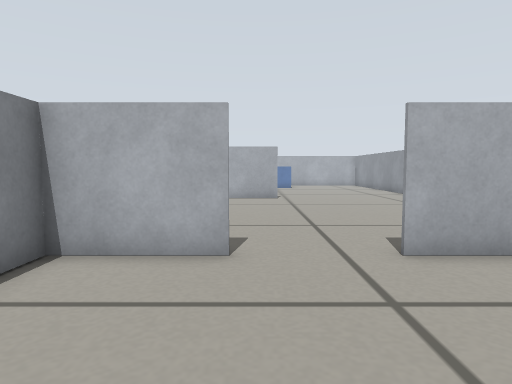
View 1 (above)

19 first-person views from a walk through a robot-simulator world made for Gazebo. The camera is 0.29 m above the floor, tilts 4° down and sees 75° across. The floor is counted in squares, 0.2 m on a side. Each view is taken from the middle of a square. On the plan, view 1 faces up. The plan holds only what a view shows up to about 15 squares ahead; the rest is blank.

View 2
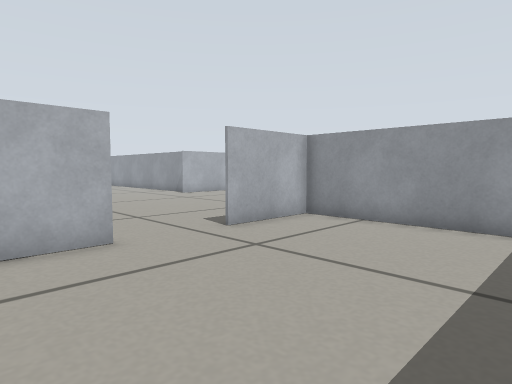

View 3
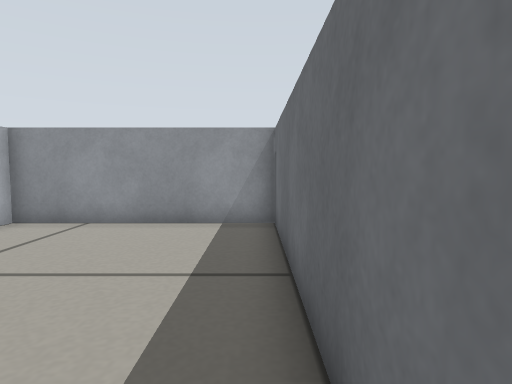

View 4
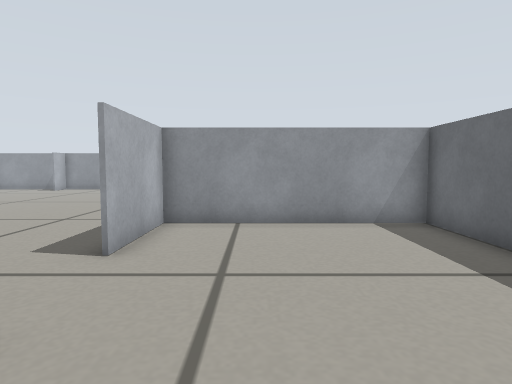

View 5
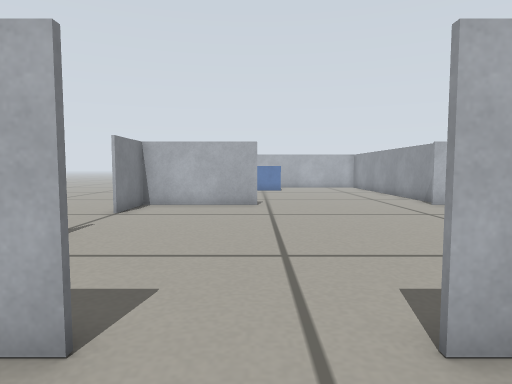

View 6
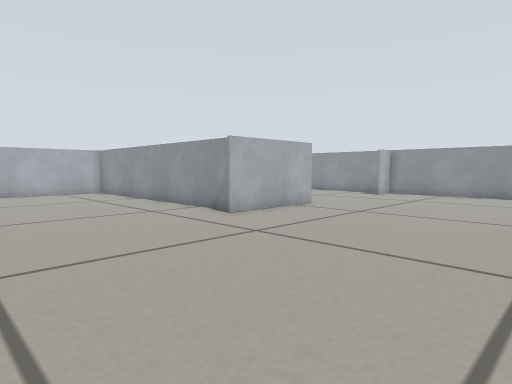

View 7
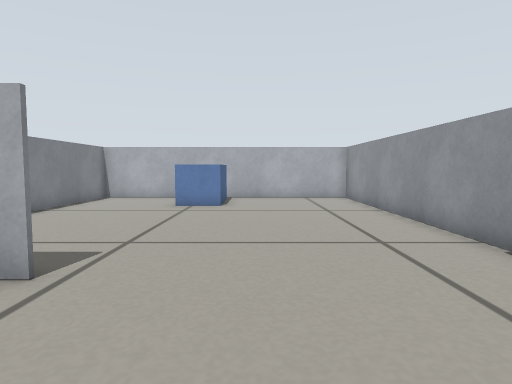

View 8
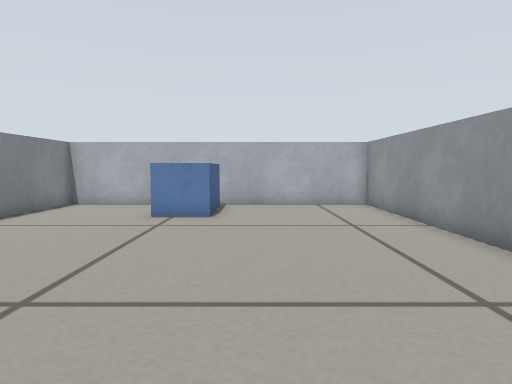

View 9
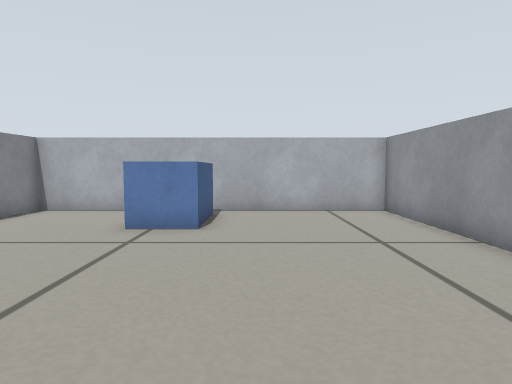

View 10
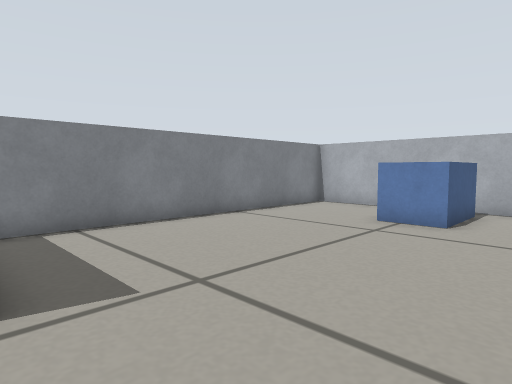

View 11
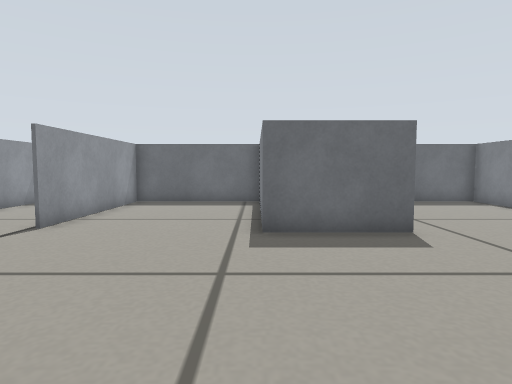

View 12
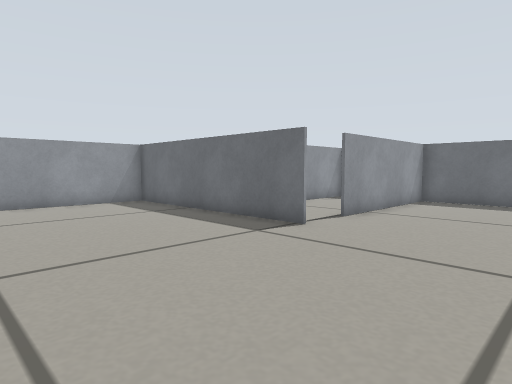

View 13
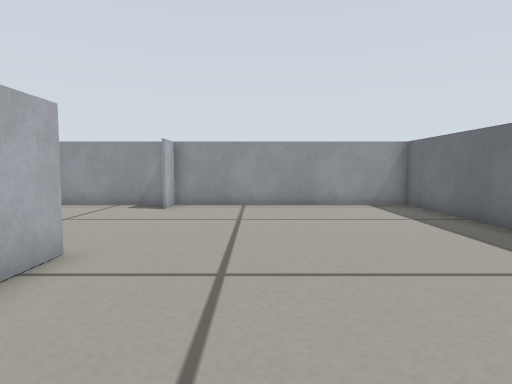

View 14
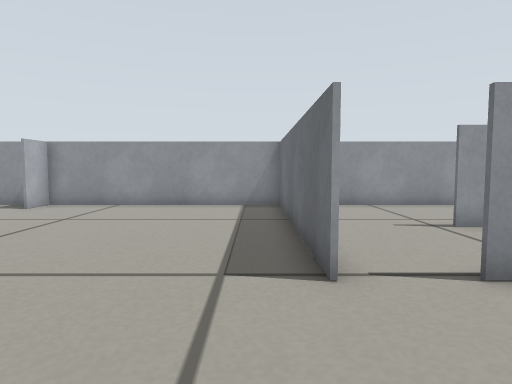

View 15
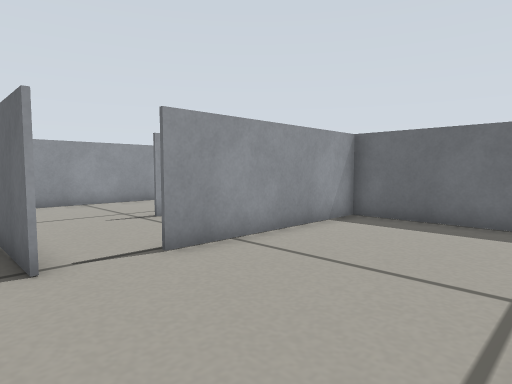

View 16
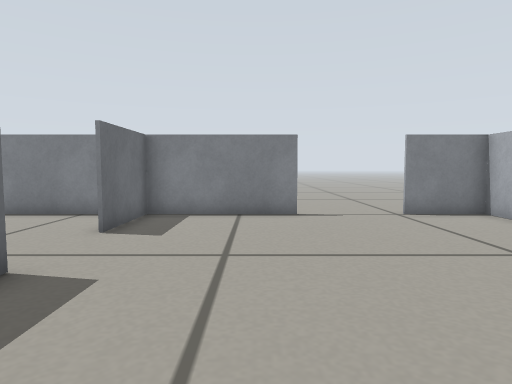

View 17
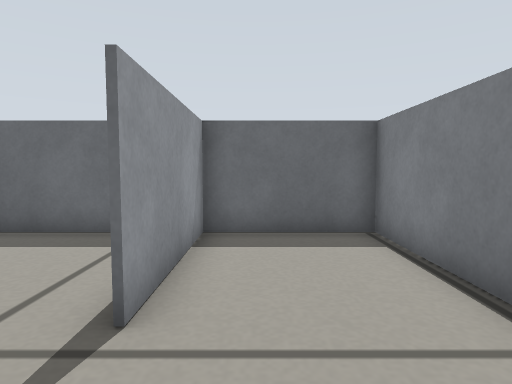

View 18
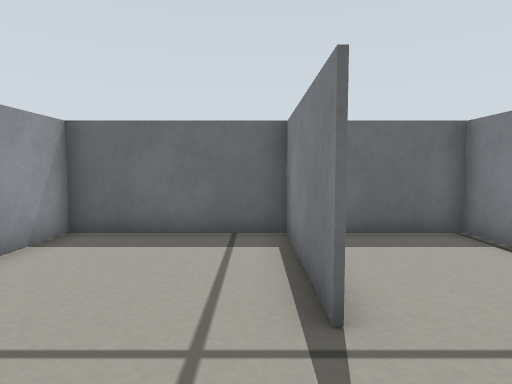

View 19
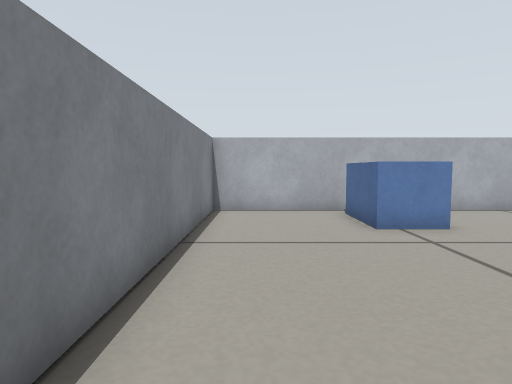

### Floor plan
Points are (right, up) in squares from view 1. A wall is a line through its corners. A room is listed if a view was taken in it or the views show most of it. See-through windows are left out.
Room 1 (views 1, 2, 3, 4, 5)
walls: (-0.4, 5.4) (-3.5, 5.4); (-3.5, 5.9) (-3.5, -1.5) (6, -1.5); (5.8, -1.6) (5.8, 5.4) (2.4, 5.4)
ways out: opening at (1, 6) to room 2
Room 2 (views 6, 7, 8, 9, 10, 11, 12, 13, 14, 15, 16, 19)
walls: (8.5, 16.8) (8.5, 28.5) (-3.5, 28.5) (-3.5, 13.6); (1.1, 16.2) (-3.5, 16.2); (12.6, 16.2) (8, 16.2); (11.1, 7) (20.2, 7) (20.2, 16.2) (18.9, 16.2); (5.8, 5) (5.8, 3.2); (2.4, 5.6) (5.9, 5.6); (-3.5, 10.4) (-3.5, 5.9); (-3.5, 5.6) (-0.4, 5.6); (6, -1.5) (11, -1.5); (11.2, -1.6) (11.2, 5.1)
ways out: opening at (1, 6) to room 1; opening at (12, 6) to room 3; opening at (-4, 12); opening at (15.5, 16)
objects: blue box (1, 25) to (2, 27)
Room 3 (view 17)
walls: (11.3, 2.6) (11.3, -1.5); (11, -1.5) (15, -1.5); (15.2, -1.5) (15.2, 3.1)
ways out: opening at (12, 6) to room 2; opening at (15, 5) to room 4
Room 4 (view 18)
walls: (15.3, 3.1) (15.3, -1.5); (15, -1.5) (20.2, -1.5) (20.2, 5.1)
ways out: opening at (15, 5) to room 3

Where each view was taken, in squares from view 1:
view 1: 0 up, 0 right, facing up
view 2: 1 down, 3 left, facing up-right
view 3: 1 down, 3 left, facing right
view 4: 3 up, 3 left, facing right
view 5: 3 up, 1 right, facing up
view 6: 8 up, 1 right, facing up-right
view 7: 12 up, 4 right, facing up
view 8: 15 up, 4 right, facing up
view 9: 17 up, 4 right, facing up
view 10: 16 up, 5 right, facing up-left
view 11: 13 up, 6 right, facing down
view 12: 14 up, 6 right, facing down-right
view 13: 13 up, 7 right, facing right
view 14: 8 up, 7 right, facing right
view 15: 8 up, 6 right, facing down-right
view 16: 9 up, 7 right, facing left
view 17: 6 up, 14 right, facing down
view 18: 6 up, 16 right, facing down
view 19: 17 up, 2 left, facing up
